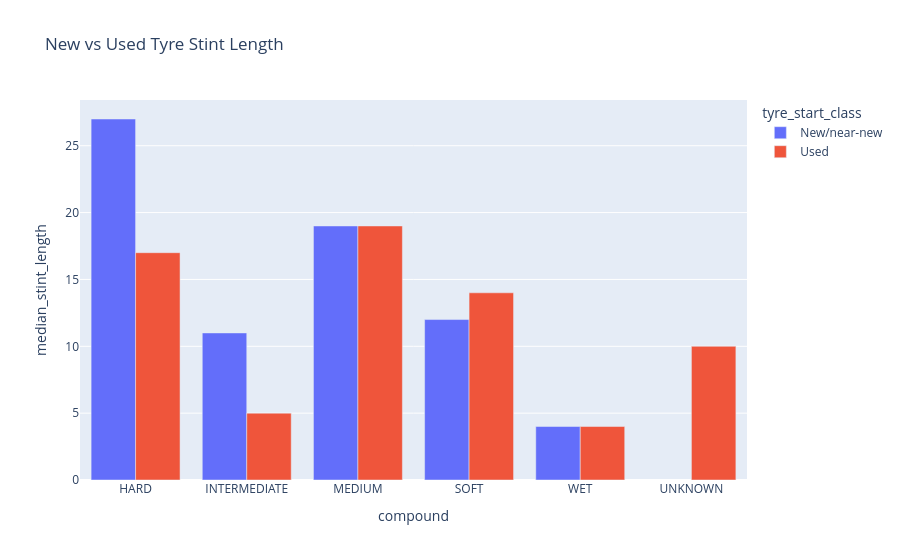

This figure's notebook cell:
### Code cell
stints["tyre_start_class"] = np.where(stints["tyre_age_at_start"].fillna(0) <= 1, "New/near-new", "Used")
used_tyre_summary = stints.groupby(["compound", "tyre_start_class"], as_index=False).agg(
    stints=("stint_number", "count"),
    avg_stint_length=("stint_length", "mean"),
    median_stint_length=("stint_length", "median"),
)
used_tyre_summary.to_csv(OUTPUT_TABLES / "used_tyre_strategy.csv", index=False)
display(used_tyre_summary)

fig = px.bar(
    used_tyre_summary,
    x="compound",
    y="median_stint_length",
    color="tyre_start_class",
    barmode="group",
    title="New vs Used Tyre Stint Length",
)
save_fig(fig, "used_tyre_strategy")

### Figure 1 — Plotly figure (JSON) as saved in the notebook; plotly's stock layout.template omitted (floating-point values rounded to 4 significant figures)
{"data": [{"alignmentgroup": "True", "hovertemplate": "tyre_start_class=New/near-new<br>compound=%{x}<br>median_stint_length=%{y}<extra></extra>", "legendgroup": "New/near-new", "marker": {"color": "#636efa", "pattern": {"shape": ""}}, "name": "New/near-new", "offsetgroup": "New/near-new", "orientation": "v", "showlegend": true, "textposition": "auto", "type": "bar", "x": ["HARD", "INTERMEDIATE", "MEDIUM", "SOFT", "WET"], "xaxis": "x", "y": [27.0, 11.0, 19.0, 12.0, 4.0], "yaxis": "y"}, {"alignmentgroup": "True", "hovertemplate": "tyre_start_class=Used<br>compound=%{x}<br>median_stint_length=%{y}<extra></extra>", "legendgroup": "Used", "marker": {"color": "#EF553B", "pattern": {"shape": ""}}, "name": "Used", "offsetgroup": "Used", "orientation": "v", "showlegend": true, "textposition": "auto", "type": "bar", "x": ["HARD", "INTERMEDIATE", "MEDIUM", "SOFT", "UNKNOWN", "WET"], "xaxis": "x", "y": [17.0, 5.0, 19.0, 14.0, 10.0, 4.0], "yaxis": "y"}], "layout": {"barmode": "group", "legend": {"title": {"text": "tyre_start_class"}, "tracegroupgap": 0}, "title": {"text": "New vs Used Tyre Stint Length"}, "xaxis": {"anchor": "y", "domain": [0.0, 1.0], "title": {"text": "compound"}}, "yaxis": {"anchor": "x", "domain": [0.0, 1.0], "title": {"text": "median_stint_length"}}}}
